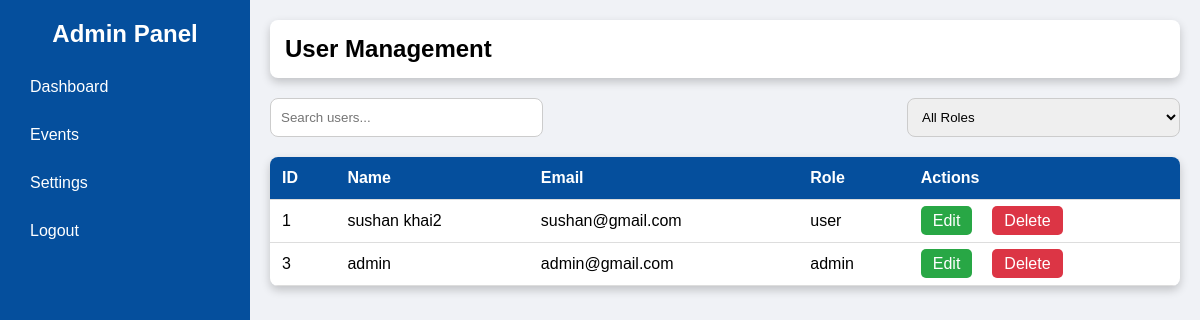
/admin_dashboard.php (signed in), run on an earlier commit of the app's database.
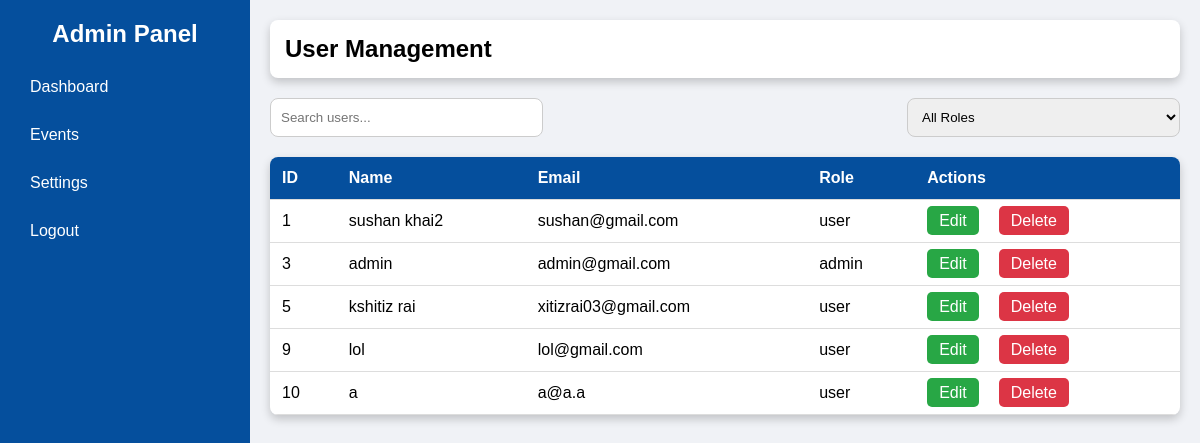
And on a later commit of the database.
### tables this page shows
CREATE TABLE `users` (
  `id` int(11) NOT NULL,
  `fullname` varchar(255) NOT NULL,
  `email` varchar(255) NOT NULL,
  `password` varchar(255) NOT NULL,
  `phone` varchar(255) NOT NULL,
  `dob` date NOT NULL,
  `otp` varchar(255) NOT NULL,
  `role` varchar(255) NOT NULL,
  `ban_user` varchar(255) NOT NULL
);

### admin_dashboard.php (the view, shortened to what this page needs)
<?php
include "conn.php";
?>
<!DOCTYPE html>
<html lang="en">
<head>
</head>
<body>
    <div class="sidebar">
        <h2>Admin Panel</h2>
        <ul>
            <li><a href="admin_dashboard.php">Dashboard</a></li>
            <li><a href="admin_events.php">Events</a></li>
            <li><a href="admin_settings.php">Settings</a></li>
            <li><a href="logout.php">Logout</a></li>
        </ul>
    </div>
    <div class="main-content">
        <div class="header">
            <h2>User Management</h2>
        </div>
        <div class="search-box">
            <input type="text" id="search" placeholder="Search users...">
            <select id="role-filter">
                <option value="">All Roles</option>
            </select>
        </div>
        <table id="user-table">
            <thead>
                <tr>
                    <th>ID</th>
                    <th>Name</th>
                    <th>Email</th>
                    <th>Role</th>
                    <th>Actions</th>
                </tr>
            </thead>
            <tbody>
                <?php
                $query_user = $mysql->query("select * from users;");
                while ($row = $query_user->fetch_assoc()) {
                    $id = $row["id"];
                    $fullname = $row["fullname"];
                    $email = $row["email"];
                    $role = $row["role"];
                    echo "<tr>";
                    echo "<td>$id</td>";
                    echo "<td>$fullname</td>";
                    echo "<td>$email</td>";
                    echo "<td>$role</td>";
                    echo "<td><a class='action-btn edit-btn' href='user_edit.php?email=$email'>Edit</a>" . "<a class='action-btn delete-btn' href='user_delete.php?email=$email'>Delete</a>";
                }
                ?>
            </tbody>
        </table>
    </div>
</body>
</html>

### admin_dashboard.php (style rules this page uses)
* { margin: 0; padding: 0; box-sizing: border-box; font-family: Arial, sans-serif; }
body { display: flex; min-height: 100vh; background-color: #f0f2f6; }
.sidebar { width: 250px; background-color: #054f9d; color: white; padding: 20px; position: fixed; height: 100vh; }
.sidebar h2 { text-align: center; margin-bottom: 20px; }
.sidebar ul { list-style: none; padding: 0; }
.sidebar ul li { margin: 10px 0; }
.sidebar ul li a { color: white; text-decoration: none; display: block; padding: 10px; border-radius: 8px; transition: 0.3s; }
.main-content { margin-left: 250px; padding: 20px; flex: 1; width: calc(100% - 250px); }
.header { background: white; padding: 15px; border-radius: 8px; box-shadow: 0 4px 10px rgba(0, 0, 0, 0.2); margin-bottom: 20px; display: flex; justify-content: space-between; align-items: center; }
.header h2 { font-size: 24px; }
.search-box { margin-bottom: 20px; display: flex; justify-content: space-between; }
input[type="text"], select { padding: 10px; width: 30%; border: 1px solid #ccc; border-radius: 8px; }
table { width: 100%; border-collapse: collapse; background: white; border-radius: 8px; overflow: hidden; box-shadow: 0 4px 10px rgba(0, 0, 0, 0.2); }
th, td { padding: 12px; text-align: left; border-bottom: 1px solid #ddd; }
th { background-color: #054f9d; color: white; }
.action-btn { padding: 6px 12px; border: none; border-radius: 5px; cursor: pointer; }
.edit-btn { background-color: #28a745; color: white; margin-right: 20px; text-decoration: none; }
.delete-btn { background-color: #dc3545; color: white; text-decoration: none; }

What changed in the data, as far as the page shows it:
added users: id "5", fullname "kshitiz rai", email "xitizrai03@gmail.com", role "user"
added users: id "9", fullname "lol", email "lol@gmail.com", role "user"
added users: id "10", fullname "a", email "a@a.a", role "user"
